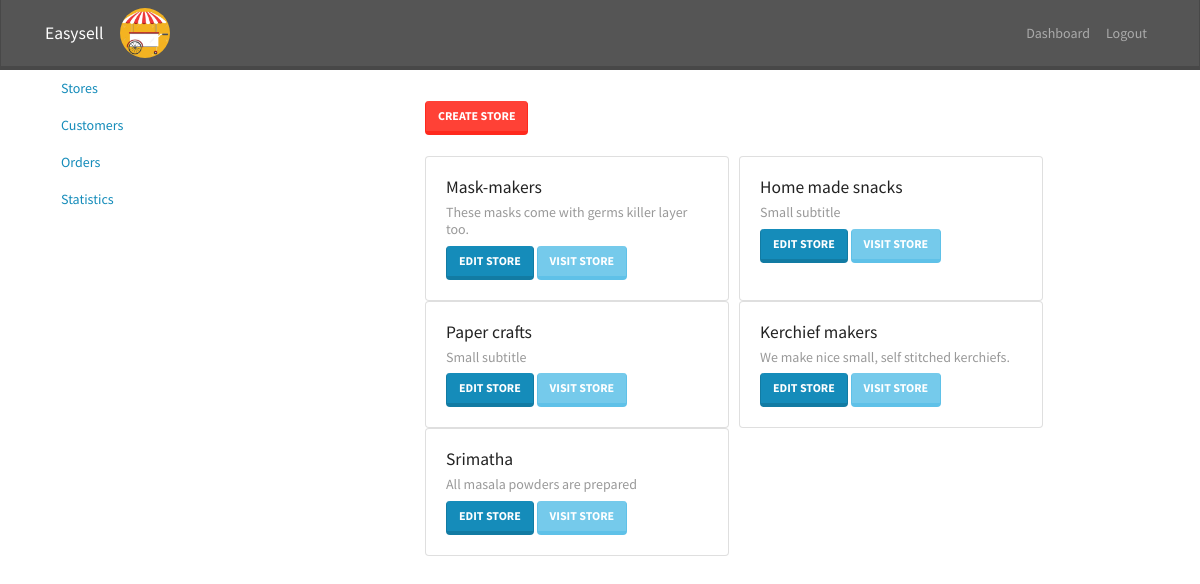
The page /stores/ (signed in) on the database its author committed.
### stores/models.py (models this page shows, shortened)
class Store(models.Model):
    name=models.CharField(max_length=100)
    owner=models.ForeignKey(User,on_delete=models.CASCADE)
    description=models.CharField(max_length=100, blank=True)
    slug=models.SlugField(max_length=200,blank=True)
    title=models.CharField(max_length=100, default="Untitled")
    subtitle=models.CharField(max_length=100, default="Small subtitle")

### stores/views.py (the view)
# urls.py: path('stores/',mystores),
def mystores(request):
    stores=Store.objects.filter(owner=request.user)
    return render(request,"stores_dash.html",{"stores":stores})

### stores/templates/stores_dash.html
{% extends 'dashboard_base.html' %}
{% block nav-content %}
        <div class="b-flex" style="margin-top: 10px;">
            <br>
            <button class="btn btn-danger"  data-toggle="modal" data-target="#createStoreModal">Create store</button>
            <br>
            <br>
            <div class="cardsize" style="display: flex; flex-wrap: wrap;">
              {% for store in stores %}
              <div class="card" style="width: 19rem;margin-right: 10px";>
                <div class="card-body">
                  <h5 class="card-title">{{store.name}}</h5>
                  <h6 class="card-subtitle mb-2 text-muted">{{store.subtitle}}</h6>
                  <a href="/edit/store/{{store.id}}" class="btn btn-primary">Edit store</a>
                  <a href="/store/{{store.slug}}/" class="btn btn-info">Visit store</a>
                </div>
              </div>
              {% endfor %}
            </div>
          </div>
{% endblock %}

### rows shown on the page
Store: name "Mask-makers", subtitle "These masks come with germs killer layer too."
Store: name "Home made snacks", subtitle "Small subtitle"
Store: name "Paper crafts", subtitle "Small subtitle"
Store: name "Kerchief makers", subtitle "We make nice small, self stitched kerchiefs."
Store: name "Srimatha", subtitle "All masala powders are prepared"
